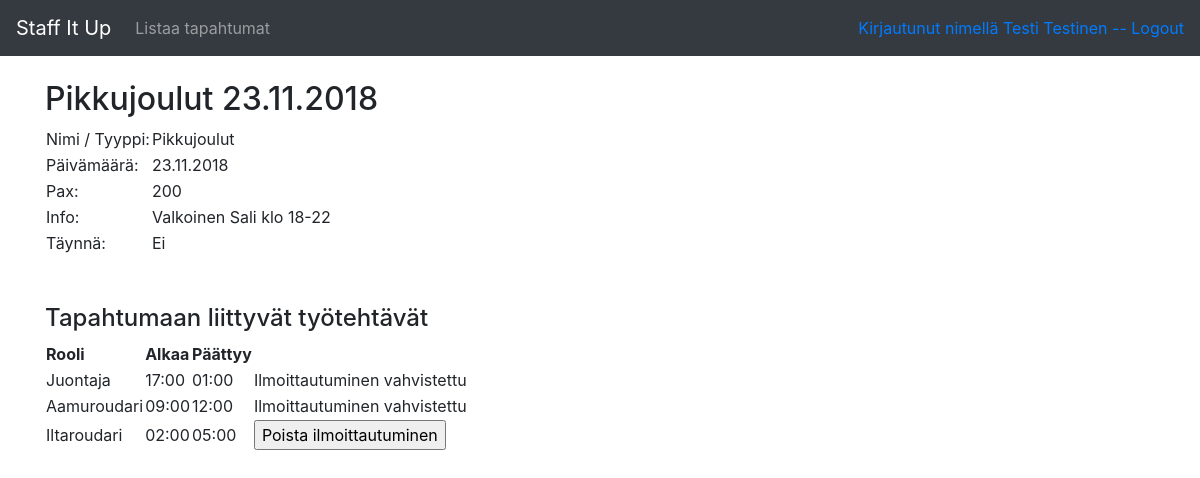
The page /user/events/1/details (signed in) on the database its author committed.
### application/auth/models.py (models this page shows, shortened)
class User(db.Model):
    __tablename__ = "account"
    id = db.Column(db.Integer, primary_key=True)
    date_created = db.Column(db.DateTime, default=db.func.current_timestamp())
    date_modified = db.Column(db.DateTime, default=db.func.current_timestamp(),
                              onupdate=db.func.current_timestamp())
    name = db.Column(db.String(144), nullable=False)
    username = db.Column(db.String(20), nullable=False)
    password = db.Column(db.String(30), nullable=False)
    email = db.Column(db.String(144))
    phone = db.Column(db.String(20))
    roles = db.relationship("Role", secondary="account_role")
    def is_authenticated(self):
        return True
    def role_ok(self, role):
        for user_role in self.roles:
                    if user_role.name == role:
                        return True

### application/events/models.py (models this page shows, shortened)
class Event(db.Model):
    id = db.Column(db.Integer, primary_key=True)
    type = db.Column(db.String(144), nullable=False)
    date = db.Column(db.Date, nullable=False)
    pax = db.Column(db.Integer)
    info = db.Column(db.String(500))
    staffed = db.Column(db.Boolean, nullable=False)
    assignments = db.relationship("Assignment", backref='event', lazy=True)

### application/assignments/models.py (models this page shows, shortened)
class Assignment(db.Model):
    id = db.Column(db.Integer, primary_key=True)
    starttime = db.Column(db.Time, nullable=False)
    endtime = db.Column(db.Time, nullable=False)
    role = db.Column(db.String(144), nullable=False)
    event_id = db.Column(db.Integer, db.ForeignKey('event.id'),
       nullable=False)
    users = db.relationship("User", secondary="account_assignment")
    registrations = db.relationship("AssignmentRegistration", backref='assignment', lazy=True)
    @staticmethod
    def check_reg_existence(user, assignment):
        r = AssignmentRegistration.query.filter_by(account_id=user, assignment_id=assignment).first()
        if r:
            return True
        else:
            return False
    @staticmethod
    def check_reg_confirmed(user, assignment):
        r = AssignmentRegistration.query.filter_by(account_id=user, assignment_id=assignment).first()
        if r and r.confirmed == True:
            return True
        else:
            return False

### application/events/views.py (the view)
@app.route("/user/events/<event_id>/details", methods=["GET"])
@login_required(role="user")
def event_details_user(event_id):
    event = Event.query.get(event_id)
    return render_template("user/events/event.html", event=event, assignments=event.assignments)

### application/__init__.py (called while the page is built)
@login_manager.user_loader
def load_user(user_id):
    return User.query.get(user_id)

### application/templates/user/events/event.html
{% extends "layout.html" %}
{% block body %}
<h2>{{ event.type }} {{ event.date.strftime("%d.%m.%Y") }}</h2>
  <table>
    <tr>
      <td>Nimi / Tyyppi: </td>
      <td>{{ event.type }}</td>
    </tr>
    <tr>
      <td>Päivämäärä: </td>
      <td>{{ event.date.strftime("%d.%m.%Y") }}</td>
    </tr>
    <tr>
      <td>Pax: </td>
      <td>{{ event.pax }}</td>
    </tr>
    <tr>
      <td>Info: </td>
      <td>{{ event.info }}</td>
    </tr>
    <tr>
      <td>Täynnä: </td>
      {% if event.staffed  %}
      <td>Kyllä</td>
      {% else %}
      <td>Ei</td>
      {% endif %}
    </tr>
  </table>
  <br><br>
  <h4>Tapahtumaan liittyvät työtehtävät</h4>
  <table>
    <tr>
      <th>Rooli</th>
      <th>Alkaa</th>
      <th>Päättyy</th>
    </tr>
    {% for assignment in assignments %}
    <tr>
      <td> {{ assignment.role }} </td>
      <td>{{ assignment.starttime.strftime("%H:%M") }}</td>
      <td>{{ assignment.endtime.strftime("%H:%M") }}</td>
      <td>
        {% if assignment.check_reg_confirmed(current_user.id, assignment.id) == True %}
        Ilmoittautuminen vahvistettu
        {% elif assignment.check_reg_existence(current_user.id, assignment.id) %}
        <form method="POST" action="{{ url_for('reg_delete', assignment_id=assignment.id, event_id=event.id) }}">
	        <input type="submit" value="Poista ilmoittautuminen"/>
	      </form>
        {% else %}
        <form method="POST" action="{{ url_for('reg_create', assignment_id=assignment.id, event_id=event.id) }}">
	        <input type="submit" value="Ilmoittaudu"/>
	      </form>
        {% endif %}
      </td
    </tr>
    {% endfor %}
  </table>
{% endblock %}

### application/templates/layout.html (shortened to what this page needs)
<!DOCTYPE html>
  <html>
    <head>
      <link rel="stylesheet" href="https://maxcdn.bootstrapcdn.com/bootstrap/4.0.0/css/bootstrap.min.css">
    </head>
    <body>
      <nav class="navbar navbar-expand-md navbar-dark bg-dark mb-4">
        <a class="navbar-brand" href="{{ url_for('index') }} ">Staff It Up</a>
	        <div class="collapse navbar-collapse" id="navbarCollapse">
            <ul class="navbar-nav mr-auto">
              {% if current_user.is_authenticated and current_user.role_ok("admin")  %}
              <li class="nav-item">
                <a class="nav-link" href="{{ url_for('events_index') }} ">Listaa tapahtumat</a>
              </li>
              <li class="nav-item">
                <a class="nav-link" href="{{ url_for('events_form') }} ">Lisää uusi tapahtuma</a>
              </li>
              {% elif current_user.is_authenticated and current_user.role_ok("user") %}
              <li class="nav-item">
                <a class="nav-link" href="{{ url_for('events_userindex') }}">Listaa tapahtumat</a>
              </li>
              {% endif %}
            </ul>
          </div>
          <div class="form-inline mt-2 mt-md-0">
            {% if current_user.is_authenticated %}
            <a href="{{ url_for('auth_logout') }}">Kirjautunut nimellä {{ current_user.name }} -- Logout</a>
            {% endif %}
          </div>
        </nav>
        <main role="main" class="container">
	      {% block body %}{% endblock %}
      </main>
    </body>
  </html>

### rows shown on the page
User: name "Testi Testinen"
Event: type "Pikkujoulut", date "23.11.2018", pax "200", info "Valkoinen Sali klo 18-22"
Assignment: role "Juontaja", starttime "17:00", endtime "01:00", shows "Ilmoittautuminen vahvistettu"
Assignment: role "Aamuroudari", starttime "09:00", endtime "12:00", shows "Ilmoittautuminen vahvistettu"
Assignment: role "Iltaroudari", starttime "02:00", endtime "05:00"
